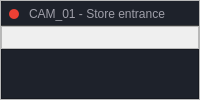
          <widget class="QFrame" name="frame_6">
           <property name="styleSheet">
            <string notr="true">#frame_6{
	border: 1px solid #363737;
}</string>
           </property>
           <property name="frameShape">
            <enum>QFrame::Shape::StyledPanel</enum>
           </property>
           <property name="frameShadow">
            <enum>QFrame::Shadow::Raised</enum>
           </property>
           <layout class="QVBoxLayout" name="verticalLayout_5">
            <property name="spacing">
             <number>0</number>
            </property>
            <property name="leftMargin">
             <number>0</number>
            </property>
            <property name="topMargin">
             <number>0</number>
            </property>
            <property name="rightMargin">
             <number>0</number>
            </property>
            <property name="bottomMargin">
             <number>0</number>
            </property>
            <item>
             <widget class="QFrame" name="frame_7">
              <property name="maximumSize">
               <size>
                <width>16777215</width>
                <height>25</height>
               </size>
              </property>
              <property name="styleSheet">
               <string notr="true">color: #9F9FA9;
background-color:#1e222b;</string>
              </property>
              <property name="frameShape">
               <enum>QFrame::Shape::StyledPanel</enum>
              </property>
              <property name="frameShadow">
               <enum>QFrame::Shadow::Raised</enum>
              </property>
              <widget class="QFrame" name="frame_10">
               <property name="geometry">
                <rect>
                 <x>0</x>
                 <y>0</y>
                 <width>271</width>
                 <height>25</height>
                </rect>
               </property>
               <property name="styleSheet">
                <string notr="true">color: #9F9FA9;
background-color:#1e222b;
border-radius: 4px;</string>
               </property>
               <property name="frameShape">
                <enum>QFrame::Shape::StyledPanel</enum>
               </property>
               <property name="frameShadow">
                <enum>QFrame::Shadow::Raised</enum>
               </property>
               <widget class="QLabel" name="label_live_dot_2">
                <property name="geometry">
                 <rect>
                  <x>8</x>
                  <y>8</y>
                  <width>10</width>
                  <height>10</height>
                 </rect>
                </property>
                <property name="styleSheet">
                 <string notr="true">background-color:#eb4034;
border-radius:5px;
border:None;</string>
                </property>
                <property name="text">
                 <string/>
                </property>
               </widget>
               <widget class="QLabel" name="project_title_6">
                <property name="geometry">
                 <rect>
                  <x>0</x>
                  <y>0</y>
                  <width>241</width>
                  <height>25</height>
                 </rect>
                </property>
                <property name="font">
                 <font>
                  <family>Ubuntu</family>
                  <pointsize>9</pointsize>
                  <bold>false</bold>
                 </font>
                </property>
                <property name="styleSheet">
                 <string notr="true">padding-left: 25px;</string>
                </property>
                <property name="text">
                 <string>CAM_01 - Store entrance</string>
                </property>
                <property name="margin">
                 <number>0</number>
                </property>
               </widget>
               <zorder>project_title_6</zorder>
               <zorder>label_live_dot_2</zorder>
              </widget>
              <widget class="QLabel" name="project_title_7">
               <property name="geometry">
                <rect>
                 <x>500</x>
                 <y>0</y>
                 <width>231</width>
                 <height>25</height>
                </rect>
               </property>
               <property name="font">
                <font>
                 <family>Ubuntu</family>
                 <pointsize>9</pointsize>
                 <bold>false</bold>
                </font>
               </property>
               <property name="styleSheet">
                <string notr="true"/>
               </property>
               <property name="text">
                <string>640×640 model input · 30fps source</string>
               </property>
               <property name="alignment">
                <set>Qt::AlignmentFlag::AlignRight|Qt::AlignmentFlag::AlignTrailing|Qt::AlignmentFlag::AlignVCenter</set>
               </property>
               <property name="margin">
                <number>0</number>
               </property>
              </widget>
             </widget>
            </item>
            <item>
             <widget class="Line" name="line_2">
              <property name="maximumSize">
               <size>
                <width>16777215</width>
                <height>1</height>
               </size>
              </property>
              <property name="styleSheet">
               <string notr="true">background-color:#363737;</string>
              </property>
              <property name="orientation">
               <enum>Qt::Orientation::Horizontal</enum>
              </property>
             </widget>
            </item>
            <item>
             <widget class="QFrame" name="frame_8">
              <property name="frameShape">
               <enum>QFrame::Shape::StyledPanel</enum>
              </property>
              <property name="frameShadow">
               <enum>QFrame::Shadow::Raised</enum>
              </property>
             </widget>
            </item>
            <item>
             <widget class="QFrame" name="frame_14">
              <property name="minimumSize">
               <size>
                <width>0</width>
                <height>50</height>
               </size>
              </property>
              <property name="maximumSize">
               <size>
                <width>16777215</width>
                <height>50</height>
               </size>
              </property>
              <property name="styleSheet">
               <string notr="true">background-color:#1e222b;</string>
              </property>
              <property name="frameShape">
               <enum>QFrame::Shape::StyledPanel</enum>
              </property>
              <property name="frameShadow">
               <enum>QFrame::Shadow::Raised</enum>
              </property>
             </widget>
            </item>
           </layout>
          </widget>
